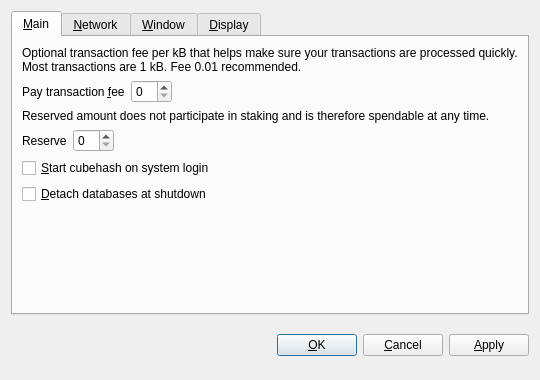
<?xml version="1.0" encoding="UTF-8"?>
<ui version="4.0">
 <class>OptionsDialog</class>
 <widget class="QDialog" name="OptionsDialog">
  <property name="geometry">
   <rect>
    <x>0</x>
    <y>0</y>
    <width>540</width>
    <height>380</height>
   </rect>
  </property>
  <property name="windowTitle">
   <string>Options</string>
  </property>
  <property name="modal">
   <bool>true</bool>
  </property>
  <layout class="QVBoxLayout" name="verticalLayout">
   <item>
    <widget class="QTabWidget" name="tabWidget">
     <property name="tabPosition">
      <enum>QTabWidget::North</enum>
     </property>
     <property name="currentIndex">
      <number>0</number>
     </property>
     <widget class="QWidget" name="tabMain">
      <attribute name="title">
       <string>&amp;Main</string>
      </attribute>
      <layout class="QVBoxLayout" name="verticalLayout_Main">
       <item>
        <widget class="QLabel" name="transactionFeeInfoLabel">
         <property name="text">
          <string>Optional transaction fee per kB that helps make sure your transactions are processed quickly. Most transactions are 1 kB. Fee 0.01 recommended.</string>
         </property>
         <property name="textFormat">
          <enum>Qt::PlainText</enum>
         </property>
         <property name="wordWrap">
          <bool>true</bool>
         </property>
        </widget>
       </item>
       <item>
        <layout class="QHBoxLayout" name="horizontalLayoutFee">
         <item>
          <widget class="QLabel" name="transactionFeeLabel">
           <property name="text">
            <string>Pay transaction &amp;fee</string>
           </property>
           <property name="textFormat">
            <enum>Qt::PlainText</enum>
           </property>
           <property name="buddy">
            <cstring>transactionFee</cstring>
           </property>
          </widget>
         </item>
         <item>
          <widget class="BitcoinAmountField" name="transactionFee"/>
         </item>
         <item>
          <spacer name="horizontalSpacerFee">
           <property name="orientation">
            <enum>Qt::Horizontal</enum>
           </property>
           <property name="sizeHint" stdset="0">
            <size>
             <width>40</width>
             <height>20</height>
            </size>
           </property>
          </spacer>
         </item>
        </layout>
       </item>
       <item>
        <widget class="QLabel" name="reserveBalanceInfoLabel">
         <property name="text">
          <string>Reserved amount does not participate in staking and is therefore spendable at any time.</string>
         </property>
         <property name="textFormat">
          <enum>Qt::PlainText</enum>
         </property>
         <property name="wordWrap">
          <bool>true</bool>
         </property>
        </widget>
       </item>
       <item>
        <layout class="QHBoxLayout" name="horizontalLayoutReserveBalance">
         <item>
          <widget class="QLabel" name="reserveBalanceLabel">
           <property name="text">
            <string>Reserve</string>
           </property>
           <property name="textFormat">
            <enum>Qt::PlainText</enum>
           </property>
           <property name="buddy">
            <cstring>reserveBalance</cstring>
           </property>
          </widget>
         </item>
         <item>
          <widget class="BitcoinAmountField" name="reserveBalance"/>
         </item>
         <item>
          <spacer name="horizontalSpacerReserveBalance">
           <property name="orientation">
            <enum>Qt::Horizontal</enum>
           </property>
           <property name="sizeHint" stdset="0">
            <size>
             <width>40</width>
             <height>20</height>
            </size>
           </property>
          </spacer>
         </item>
        </layout>
       </item>
       <item>
        <widget class="QCheckBox" name="bitcoinAtStartup">
         <property name="toolTip">
          <string>Automatically start cubehash after logging in to the system.</string>
         </property>
         <property name="text">
          <string>&amp;Start cubehash on system login</string>
         </property>
        </widget>
       </item>
       <item>
        <widget class="QCheckBox" name="detachDatabases">
         <property name="toolTip">
          <string>Detach block and address databases at shutdown. This means they can be moved to another data directory, but it slows down shutdown. The wallet is always detached.</string>
         </property>
         <property name="text">
          <string>&amp;Detach databases at shutdown</string>
         </property>
        </widget>
       </item>
       <item>
        <spacer name="verticalSpacer_Main">
         <property name="orientation">
          <enum>Qt::Vertical</enum>
         </property>
         <property name="sizeHint" stdset="0">
          <size>
           <width>20</width>
           <height>40</height>
          </size>
         </property>
        </spacer>
       </item>
      </layout>
     </widget>
     <widget class="QWidget" name="tabNetwork">
      <attribute name="title">
       <string>&amp;Network</string>
      </attribute>
      <layout class="QVBoxLayout" name="verticalLayout_Network">
       <item>
        <widget class="QCheckBox" name="mapPortUpnp">
         <property name="toolTip">
          <string>Automatically open the cubehash client port on the router. This only works when your router supports UPnP and it is enabled.</string>
         </property>
         <property name="text">
          <string>Map port using &amp;UPnP</string>
         </property>
        </widget>
       </item>
       <item>
        <widget class="QCheckBox" name="connectSocks">
         <property name="toolTip">
          <string>Connect to the cubehash network through a SOCKS proxy (e.g. when connecting through Tor).</string>
         </property>
         <property name="text">
          <string>&amp;Connect through SOCKS proxy:</string>
         </property>
        </widget>
       </item>
       <item>
        <layout class="QHBoxLayout" name="horizontalLayout_Network">
         <item>
          <widget class="QLabel" name="proxyIpLabel">
           <property name="text">
            <string>Proxy &amp;IP:</string>
           </property>
           <property name="textFormat">
            <enum>Qt::PlainText</enum>
           </property>
           <property name="buddy">
            <cstring>proxyIp</cstring>
           </property>
          </widget>
         </item>
         <item>
          <widget class="QValidatedLineEdit" name="proxyIp">
           <property name="maximumSize">
            <size>
             <width>140</width>
             <height>16777215</height>
            </size>
           </property>
           <property name="toolTip">
            <string>IP address of the proxy (e.g. 127.0.0.1)</string>
           </property>
          </widget>
         </item>
         <item>
          <widget class="QLabel" name="proxyPortLabel">
           <property name="text">
            <string>&amp;Port:</string>
           </property>
           <property name="textFormat">
            <enum>Qt::PlainText</enum>
           </property>
           <property name="buddy">
            <cstring>proxyPort</cstring>
           </property>
          </widget>
         </item>
         <item>
          <widget class="QLineEdit" name="proxyPort">
           <property name="maximumSize">
            <size>
             <width>55</width>
             <height>16777215</height>
            </size>
           </property>
           <property name="toolTip">
            <string>Port of the proxy (e.g. 9050)</string>
           </property>
          </widget>
         </item>
         <item>
          <widget class="QLabel" name="socksVersionLabel">
           <property name="text">
            <string>SOCKS &amp;Version:</string>
           </property>
           <property name="textFormat">
            <enum>Qt::PlainText</enum>
           </property>
           <property name="buddy">
            <cstring>socksVersion</cstring>
           </property>
          </widget>
         </item>
         <item>
          <widget class="QValueComboBox" name="socksVersion">
           <property name="toolTip">
            <string>SOCKS version of the proxy (e.g. 5)</string>
           </property>
          </widget>
         </item>
         <item>
          <spacer name="horizontalSpacer_Network">
           <property name="orientation">
            <enum>Qt::Horizontal</enum>
           </property>
           <property name="sizeHint" stdset="0">
            <size>
             <width>40</width>
             <height>20</height>
            </size>
           </property>
          </spacer>
         </item>
        </layout>
       </item>
       <item>
        <spacer name="verticalSpacer_Network">
         <property name="orientation">
          <enum>Qt::Vertical</enum>
         </property>
         <property name="sizeHint" stdset="0">
          <size>
           <width>20</width>
           <height>40</height>
          </size>
         </property>
        </spacer>
       </item>
      </layout>
     </widget>
     <widget class="QWidget" name="tabWindow">
      <attribute name="title">
       <string>&amp;Window</string>
      </attribute>
      <layout class="QVBoxLayout" name="verticalLayout_Window">
       <item>
        <widget class="QCheckBox" name="minimizeToTray">
         <property name="toolTip">
          <string>Show only a tray icon after minimizing the window.</string>
         </property>
         <property name="text">
          <string>&amp;Minimize to the tray instead of the taskbar</string>
         </property>
        </widget>
       </item>
       <item>
        <widget class="QCheckBox" name="minimizeOnClose">
         <property name="toolTip">
          <string>Minimize instead of exit the application when the window is closed. When this option is enabled, the application will be closed only after selecting Quit in the menu.</string>
         </property>
         <property name="text">
          <string>M&amp;inimize on close</string>
         </property>
        </widget>
       </item>
       <item>
        <spacer name="verticalSpacer_Window">
         <property name="orientation">
          <enum>Qt::Vertical</enum>
         </property>
         <property name="sizeHint" stdset="0">
          <size>
           <width>20</width>
           <height>40</height>
          </size>
         </property>
        </spacer>
       </item>
      </layout>
     </widget>
     <widget class="QWidget" name="tabDisplay">
      <attribute name="title">
       <string>&amp;Display</string>
      </attribute>
      <layout class="QVBoxLayout" name="verticalLayout_Display">
       <item>
        <layout class="QHBoxLayout" name="horizontalLayout_1_Display">
         <item>
          <widget class="QLabel" name="langLabel">
           <property name="text">
            <string>User Interface &amp;language:</string>
           </property>
           <property name="textFormat">
            <enum>Qt::PlainText</enum>
           </property>
           <property name="buddy">
            <cstring>lang</cstring>
           </property>
          </widget>
         </item>
         <item>
          <widget class="QValueComboBox" name="lang">
           <property name="toolTip">
            <string>The user interface language can be set here. This setting will take effect after restarting cubehash.</string>
           </property>
          </widget>
         </item>
        </layout>
       </item>
       <item>
        <layout class="QHBoxLayout" name="horizontalLayout_2_Display">
         <item>
          <widget class="QLabel" name="unitLabel">
           <property name="text">
            <string>&amp;Unit to show amounts in:</string>
           </property>
           <property name="textFormat">
            <enum>Qt::PlainText</enum>
           </property>
           <property name="buddy">
            <cstring>unit</cstring>
           </property>
          </widget>
         </item>
         <item>
          <widget class="QValueComboBox" name="unit">
           <property name="toolTip">
            <string>Choose the default subdivision unit to show in the interface and when sending coins.</string>
           </property>
          </widget>
         </item>
        </layout>
       </item>
       <item>
        <widget class="QCheckBox" name="displayAddresses">
         <property name="toolTip">
          <string>Whether to show cubehash addresses in the transaction list or not.</string>
         </property>
         <property name="text">
          <string>&amp;Display addresses in transaction list</string>
         </property>
        </widget>
       </item>
       <item>
        <widget class="QCheckBox" name="coinControlFeatures">
         <property name="toolTip">
          <string>Whether to show coin control features or not.</string>
         </property>
         <property name="text">
          <string>Display coin &amp;control features (experts only!)</string>
         </property>
        </widget>
       </item>
       <item>
        <spacer name="verticalSpacer_Display">
         <property name="orientation">
          <enum>Qt::Vertical</enum>
         </property>
         <property name="sizeHint" stdset="0">
          <size>
           <width>20</width>
           <height>40</height>
          </size>
         </property>
        </spacer>
       </item>
      </layout>
     </widget>
    </widget>
   </item>
   <item>
    <layout class="QHBoxLayout" name="horizontalLayout_Buttons">
     <item>
      <spacer name="horizontalSpacer_1">
       <property name="orientation">
        <enum>Qt::Horizontal</enum>
       </property>
       <property name="sizeHint" stdset="0">
        <size>
         <width>40</width>
         <height>48</height>
        </size>
       </property>
      </spacer>
     </item>
     <item>
      <widget class="QLabel" name="statusLabel">
       <property name="font">
        <font>
         <weight>75</weight>
         <bold>true</bold>
        </font>
       </property>
       <property name="text">
        <string/>
       </property>
       <property name="textFormat">
        <enum>Qt::PlainText</enum>
       </property>
       <property name="wordWrap">
        <bool>true</bool>
       </property>
      </widget>
     </item>
     <item>
      <spacer name="horizontalSpacer_2">
       <property name="orientation">
        <enum>Qt::Horizontal</enum>
       </property>
       <property name="sizeHint" stdset="0">
        <size>
         <width>40</width>
         <height>48</height>
        </size>
       </property>
      </spacer>
     </item>
     <item>
      <widget class="QPushButton" name="okButton">
       <property name="text">
        <string>&amp;OK</string>
       </property>
      </widget>
     </item>
     <item>
      <widget class="QPushButton" name="cancelButton">
       <property name="text">
        <string>&amp;Cancel</string>
       </property>
       <property name="autoDefault">
        <bool>false</bool>
       </property>
      </widget>
     </item>
     <item>
      <widget class="QPushButton" name="applyButton">
       <property name="text">
        <string>&amp;Apply</string>
       </property>
       <property name="autoDefault">
        <bool>false</bool>
       </property>
      </widget>
     </item>
    </layout>
   </item>
  </layout>
 </widget>
 <customwidgets>
  <customwidget>
   <class>BitcoinAmountField</class>
   <extends>QSpinBox</extends>
   <header>bitcoinamountfield.h</header>
  </customwidget>
  <customwidget>
   <class>QValueComboBox</class>
   <extends>QComboBox</extends>
   <header>qvaluecombobox.h</header>
  </customwidget>
  <customwidget>
   <class>QValidatedLineEdit</class>
   <extends>QLineEdit</extends>
   <header>qvalidatedlineedit.h</header>
  </customwidget>
 </customwidgets>
 <resources/>
 <connections/>
</ui>
